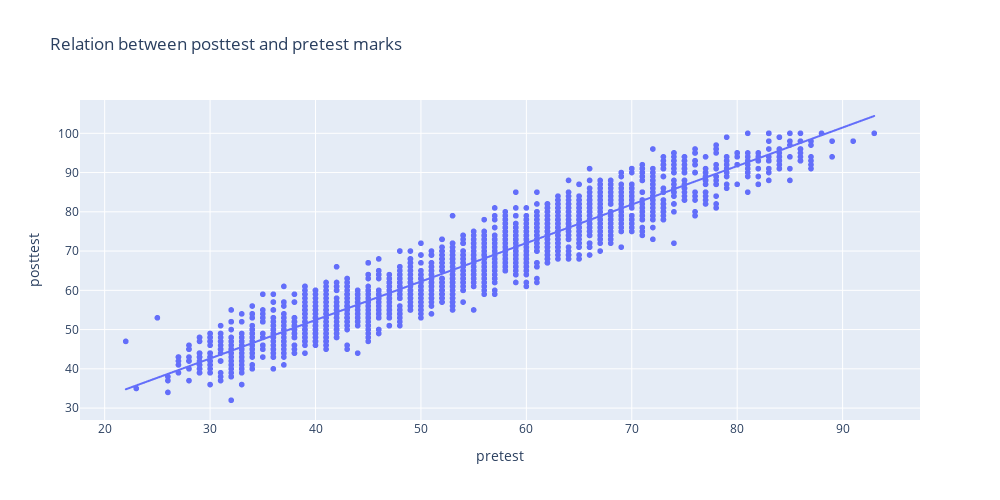

Write notebook code for a chart like this one.
### Code cell
fig = px.scatter(data, x="pretest", y="posttest", trendline="ols",height=500,width=1000,title='Relation between posttest and pretest marks')
fig.show()

### Figure 1 — Plotly figure (JSON) as saved in the notebook; plotly's stock layout.template omitted (floating-point values rounded to 4 significant figures; data arrays with more than 128 entries replaced by an {"elided": "..."} marker saying what was removed)
{"data": [{"hovertemplate": "pretest=%{x}<br>posttest=%{y}<extra></extra>", "legendgroup": "", "marker": {"color": "#636efa", "symbol": "circle"}, "mode": "markers", "name": "", "showlegend": false, "type": "scattergl", "x": {"elided": "2133 int values"}, "xaxis": "x", "y": {"elided": "2133 int values"}, "yaxis": "y"}, {"hovertemplate": "<b>OLS trendline</b><br>posttest = 0.980588 * pretest + 13.2131<br>R<sup>2</sup>=0.904181<br><br>pretest=%{x}<br>posttest=%{y} <b>(trend)</b><extra></extra>", "legendgroup": "", "marker": {"color": "#636efa", "symbol": "circle"}, "mode": "lines", "name": "", "showlegend": false, "type": "scattergl", "x": {"elided": "2133 int values"}, "xaxis": "x", "y": {"elided": "2133 float values"}, "yaxis": "y"}], "layout": {"height": 500, "legend": {"tracegroupgap": 0}, "title": {"text": "Relation between posttest and pretest marks"}, "width": 1000, "xaxis": {"anchor": "y", "domain": [0, 1], "title": {"text": "pretest"}, "type": "linear", "range": [17.66, 97.34], "autorange": true}, "yaxis": {"anchor": "x", "domain": [0, 1], "title": {"text": "posttest"}, "type": "linear", "range": [26.97, 108.5], "autorange": true}}}
